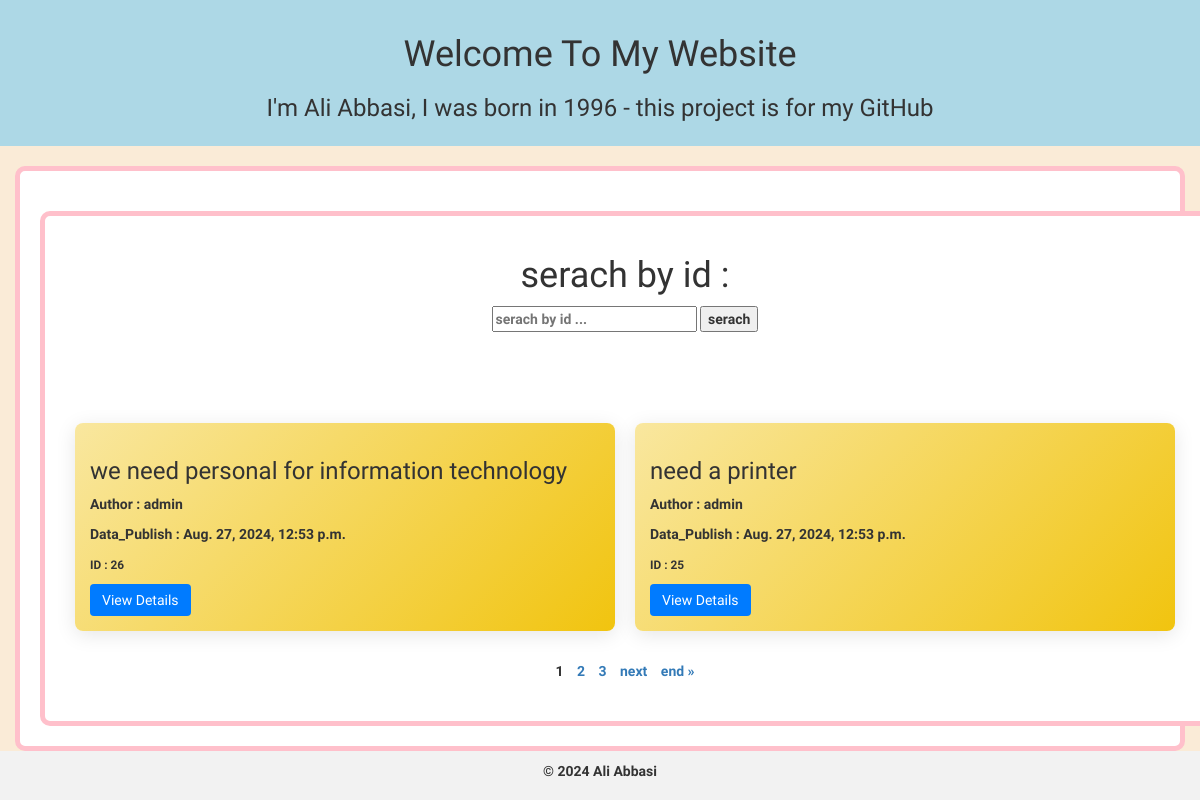
The page / on the database its author committed.
### blog/models.py (models this page shows, shortened)
class Post(models.Model):
    title = models.CharField(max_length=200)
    content = models.TextField()
    author = models.ForeignKey(User, on_delete=models.CASCADE)
    date_posted = models.DateTimeField(auto_now_add=True)
    class Meta:
        ordering = ['-date_posted']
        verbose_name = 'Post'
        verbose_name_plural = 'Posts'

### blog/views.py (the view)
# urls.py: path('',index,name='index' ),
def index(request):
    search_id = request.GET.get('search_id')  # دریافت شناسه از پارامترهای GET
    if search_id:
        posts = Post.objects.filter(id=search_id)  # فیلتر بر اساس ID
    else:
        posts = Post.objects.all()  # اگر شناسه‌ای وجود نداشت، همه پیام‌ها را بگیر
    paginator = Paginator(posts, 2)  # صفحه‌بندی پیام‌ها
    page_number = request.GET.get("page")
    page_obj = paginator.get_page(page_number)
    return render(request, 'homeblog.html', {'page_obj': page_obj})

### templates/homeblog.html (shortened to what this page needs)
{% extends 'base.html' %}
{% block content %}
<div class="container">
    <h1> serach by id :</h1>
    <div class="search-container">
        <form method="GET" action="{% url 'blog:index' %}">
            <input type="text" name="search_id" placeholder="serach by id ..." aria-label="serach by id ...">
            <button type="submit">serach</button>
        </form>
    </div>
    <br>
    <div class="card-container">
        {% for post in page_obj %}
            <div class="card">
                <div class="card-body">
                    <h5 class="card-title"><h3>{{ post.title }}</h3></h5>
                    <p class="card-text">Author : {{ post.author.username }}</p>
                    <p class="card-text"> Data_Publish : {{ post.date_posted }}</p>
                    <p class="card-text"><small>ID : {{ post.id }}</small></p>
                    <a href="{% url 'blog:post_detail' post.id %}" class="btn btn-primary btn-back">View Details</a>
                </div>
            </div>
        {% empty %}
            <p>there is no message</p>
        {% endfor %}
    </div>
    <div class="pagination">
        <span class="step-links">
            {% for num in page_obj.paginator.page_range %}
                {% if num == page_obj.number %}
                    <span class="current">{{ num }}</span>
                {% else %}
                    <a href="?page={{ num }}">{{ num }}</a>
                {% endif %}
            {% endfor %}
            {% if page_obj.has_next %}
                <a href="?page={{ page_obj.next_page_number }}">next</a>
                <a href="?page={{ page_obj.paginator.num_pages }}">end &raquo;</a>
            {% endif %}
        </span>
    </div>
</div>
{% endblock %}

### static/css/blog.css (style rules this page uses)
body { background-color: antiquewhite; font-family: "Mirza", serif; font-weight: 800; font-style: normal; }

### templates/base.html (style rules this page uses)
body { font-family: 'Mirza', sans-serif; }
.container { border: 5px solid pink; border-radius: 10px; padding: 20px; margin-top: 20px; background-color: white; }

### templates/homeblog.html (style rules this page uses)
.container { display: flex; flex-direction: column; align-items: center; padding: 20px; }
.card-container { display: flex; flex-wrap: wrap; justify-content: center; margin-top: 20px; width: 100%; }
.card { flex: 1 1 300px; margin: 10px; border: none; border-radius: 8px; box-shadow: 0 4px 20px rgba(0, 0, 0, 0.1); transition: transform 0.2s; background: linear-gradient(135deg, #f9e79f, #f1c40f); }
.card-body { padding: 15px; }
.btn-primary { background-color: #007bff; border: none; color: white; }
.pagination { display: flex; justify-content: center; margin-top: 20px; }
.pagination a, .pagination span { margin: 0 5px; }

### rows shown on the page
Post: title "we need personal for information technology", author.username "admin", date_posted "Aug. 27, 2024, 12:53 p.m.", id "26"
Post: title "need a printer", author.username "admin", date_posted "Aug. 27, 2024, 12:53 p.m.", id "25"

### other values the page prints
{{ num }} "1"
{{ num }} "2" "3"
